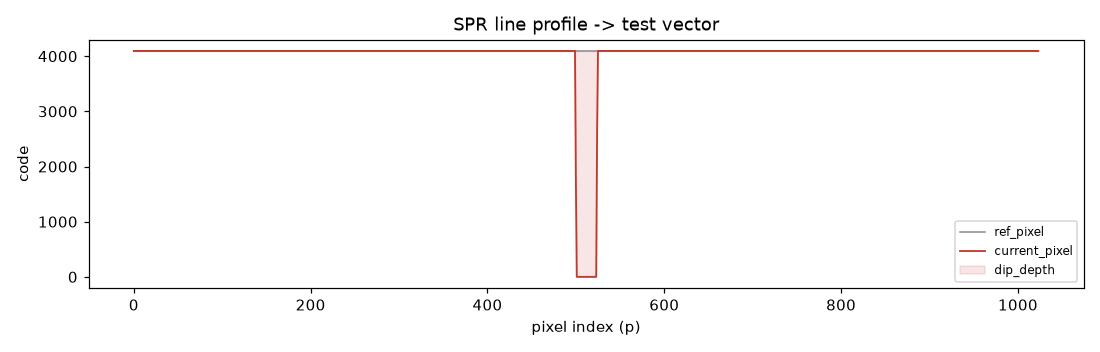
#> input picture SPRi FPGA/vectors_preview.png, 1100 x 352 px
$ python frame_to_hex.py ../vectors_preview.png
#> lines starting #> are read from the running program, lines starting #| are printed output that depends on the picture
#!/usr/bin/env python3
"""
frame_to_hex.py  --  Turn a camera frame (HAYEAR capture, or any image/video)
into $readmemh-loadable test vectors for the SPR RTL pipeline.

Pipeline facts this tool targets
--------------------------------
  * 1-D data path: IMAGE_WIDTH samples per line (default 1024; 1280 for S11661).
  * PIXEL_WIDTH = 12 bits  ->  values 0..4095  ->  3 hex nibbles per line.
  * bg_subtraction consumes BOTH ref_pixel and current_pixel every frame,
    computing dip_depth = max(ref - current, 0). So we emit two vectors.

What it does
------------
  1. Load an image, or one frame of a video.
  2. Pick a channel (grayscale luma by default; 'g' often best on a Bayer sensor).
  3. Collapse the 2-D frame to a 1-D profile along the chosen axis.
  4. Resample to exactly IMAGE_WIDTH samples if needed.
  5. Scale to 12-bit full scale (or --bits N).
  6. Write current.hex, ref.hex, a decimal/plot .txt for eyeballing, and a PNG.

The SPR dip is a DARK band (intensity drops at resonance). dip_depth is
therefore max(ref - current, 0): ref is the bright baseline, current has the dip.
"""

import argparse
import sys
from pathlib import Path

import numpy as np
from PIL import Image, ImageOps

# ---------------------------------------------------------------- loading ----
VIDEO_EXT = (".mp4", ".avi", ".mov", ".mkv", ".webm", ".m4v")


def load_frame(path, frame_idx=0):
    """Return an HxWx3 (or HxW) array. Handles image or video."""
    if path.lower().endswith(VIDEO_EXT):
        try:
            import cv2  # lazy import: skips ~0.5 s of startup for image inputs
        except ImportError:
            sys.exit("Video input needs OpenCV (cv2), which isn't installed.")
        cap = cv2.VideoCapture(path)
        if not cap.isOpened():
            sys.exit(f"Could not open video: {path}")
        cap.set(cv2.CAP_PROP_POS_FRAMES, frame_idx)
        ok, frame = cap.read()
        cap.release()
        if not ok:
            sys.exit(f"Could not read frame {frame_idx} from {path}")
        return cv2.cvtColor(frame, cv2.COLOR_BGR2RGB)  # cv2 is BGR

    with Image.open(path) as img:
        img = ImageOps.exif_transpose(img)  # respect phone orientation tag
        arr = np.asarray(img)               # keeps 16-bit TIFF precision
    if arr.ndim == 3 and arr.shape[2] == 4:  # drop alpha
        arr = arr[:, :, :3]
    return arr


# ------------------------------------------------------------- channel ext ---
_LUMA = np.array([0.299, 0.587, 0.114])  # Rec. 601
_RGB_IDX = {"r": 0, "g": 1, "b": 2}


def to_channel(frame, channel):
    """Reduce HxWx3 (or HxW) to a single-channel HxW float array."""
    if frame.ndim == 2:
        return frame.astype(np.float64, copy=False)
    if channel == "gray":
        return frame[..., :3] @ _LUMA  # single BLAS matmul, no temporaries
    try:
        return frame[:, :, _RGB_IDX[channel]].astype(np.float64)
    except KeyError:
        sys.exit(f"Unknown channel: {channel}")


# ------------------------------------------------------------- reduction -----
_REDUCERS = {
    "mean-rows": lambda c: c.mean(axis=0),  # profile indexed by column (x)
    "sum-rows":  lambda c: c.sum(axis=0),
    "mean-cols": lambda c: c.mean(axis=1),  # profile indexed by row (y)
    "sum-cols":  lambda c: c.sum(axis=1),
}


def reduce_profile(chan, mode):
    """
    Collapse a 2-D channel image to a 1-D profile.

    Axis note (still open in your design):
      * The dip runs along X (varies with COLUMN index):  use rows->  (length = W)
      * The dip runs along Y (varies with ROW index):     use cols->  (length = H)
    """
    if mode in _REDUCERS:
        return _REDUCERS[mode](chan)
    if mode.startswith("line-row"):
        n = int(mode.split("=")[1]) if "=" in mode else chan.shape[0] // 2
        return chan[n, :].astype(np.float64)
    if mode.startswith("line-col"):
        n = int(mode.split("=")[1]) if "=" in mode else chan.shape[1] // 2
        return chan[:, n].astype(np.float64)
    sys.exit(f"Unknown reduce mode: {mode}")


def resample(profile, width):
    """Resample a 1-D profile to exactly `width` samples via linear interp."""
    if len(profile) == width:
        return profile
    x_old = np.linspace(0.0, 1.0, num=len(profile))
    x_new = np.linspace(0.0, 1.0, num=width)
    return np.interp(x_new, x_old, profile)


def scale_to_bits(profile, bits, normalize):
    """Map a float profile to integer codes in [0, 2^bits - 1]."""
    full = (1 << bits) - 1
    if normalize:
        lo, hi = float(profile.min()), float(profile.max())
        span = (hi - lo) or 1.0
        codes = (profile - lo) * (full / span)
    else:
        # Assume an 8-bit source unless values exceed 255 (then use observed max)
        src_max = max(255.0, float(profile.max()))
        codes = profile * (full / src_max)
    return np.clip(np.rint(codes), 0, full).astype(np.int64)


# ---------------------------------------------------------- reference gen -----
def synth_reference(codes, method, bits):
    """
    Synthesize a background/baseline line so dip_depth = max(ref - current, 0)
    isolates the dark dip. Use only when you have no real background capture.

      flat : ref = constant at the profile max  (dip_depth = max - current)
      smooth: ref = heavily blurred current     (removes only the sharp dip)
    """
    full = (1 << bits) - 1
    if method == "flat":
        return np.full_like(codes, codes.max())
    if method == "smooth":
        # wide moving-average baseline via cumsum: O(n) instead of O(n*k)
        k = max(9, len(codes) // 8) | 1  # force odd; kernel ~ 1/8 of the line
        pad = k // 2
        padded = np.pad(codes.astype(np.float64), pad, mode="edge")
        cs = np.concatenate(([0.0], np.cumsum(padded)))
        base = (cs[k:] - cs[:-k]) / k
        return np.clip(np.rint(base), 0, full).astype(np.int64)
    sys.exit(f"Unknown --synth-ref method: {method}")


# ------------------------------------------------------------- writers -------
def write_hex(path, codes, bits, meta):
    nib = -(-bits // 4)  # ceil(bits/4)
    header = "".join(f"// {line}\n" for line in meta)
    body = "\n".join(format(v, f"0{nib}X") for v in codes.tolist())
    Path(path).write_text(header + body + "\n")


def write_report(path, cur, ref, bits):
    dip = np.maximum(ref - cur, 0)
    argmin = int(cur.argmin())
    argmax_dip = int(dip.argmax())
    table = np.column_stack((np.arange(len(cur)), cur, ref, dip))
    with open(path, "w") as f:
        f.write(f"# samples={len(cur)}  bits={bits}\n")
        f.write(f"# current: min={cur.min()} max={cur.max()} "
                f"argmin(dip pos)={argmin}\n")
        f.write(f"# dip_depth: max={dip.max()} at index {argmax_dip}\n")
        f.write("# idx  current  ref  dip_depth\n")
        np.savetxt(f, table, fmt="%5d  %5d  %5d  %5d")  # vectorized dump
    return argmin, argmax_dip, int(dip.max())


def save_plot(path, cur, ref):
    try:
        import matplotlib
        matplotlib.use("Agg")
        import matplotlib.pyplot as plt
    except ImportError:
        return False
    fig, ax = plt.subplots(figsize=(10, 3.2), dpi=110)
    ax.plot(ref, lw=1.0, label="ref_pixel", color="#888")
    ax.plot(cur, lw=1.2, label="current_pixel", color="#c0392b")
    ax.fill_between(range(len(cur)),
                    np.minimum(cur, ref), ref,
                    color="#c0392b", alpha=0.12, label="dip_depth")
    ax.set_xlabel("pixel index (p)")
    ax.set_ylabel("code")
    ax.legend(loc="lower right", fontsize=8)
    ax.set_title("SPR line profile -> test vector")
    fig.tight_layout()
    fig.savefig(path)
    plt.close(fig)
    return True


# ------------------------------------------------------------- pipeline ------
def frame_to_codes(path, args):
    """Full path->codes pipeline, shared by the current and reference frames."""
    frame = load_frame(path, args.frame)
    chan = to_channel(frame, args.channel)
    prof = resample(reduce_profile(chan, args.reduce), args.width)
    return scale_to_bits(prof, args.bits, args.normalize), frame.shape


# ---------------------------------------------------------------- main -------
def main():
    ap = argparse.ArgumentParser(description=__doc__,
                                 formatter_class=argparse.RawDescriptionHelpFormatter)
    ap.add_argument("input", help="image or video path (the measurement frame)")
    ap.add_argument("--ref", help="optional real background/calibration frame")
    ap.add_argument("--width", type=int, default=1024,
                    help="IMAGE_WIDTH samples (default 1024; use 1280 for S11661)")
    ap.add_argument("--bits", type=int, default=12, help="PIXEL_WIDTH (default 12)")
    ap.add_argument("--channel", default="gray", choices=["gray", "r", "g", "b"])
    ap.add_argument("--reduce", default="mean-rows",
                    help="mean-rows|sum-rows|mean-cols|sum-cols|line-row[=N]|line-col[=N]")
    ap.add_argument("--frame", type=int, default=0, help="video frame index")
    ap.add_argument("--normalize", action="store_true",
                    help="stretch min..max to full scale (emphasize the dip)")
    ap.add_argument("--synth-ref", default="flat", choices=["flat", "smooth"],
                    help="baseline model when --ref not given (default flat)")
    ap.add_argument("--out", default="current.hex")
    ap.add_argument("--ref-out", default="ref.hex")
    ap.add_argument("--report", default="vectors_report.txt")
    ap.add_argument("--plot", default="vectors_preview.png")
    args = ap.parse_args()

    # --- current frame -> profile -> codes ---
    cur, shape = frame_to_codes(args.input, args)
#> in load_frame, img is the input picture: PIL image 1100x352 RGBA; mean R, G, B, A 250.3, 249.2, 249.1, 255
#> in resample, `x_old = np.linspace(0.0, 1.0, num=len(profile))`: x_old = 1100 values from 0 to 1
#> in frame_to_codes, `prof = resample(reduce_profile(chan, args.reduce), args.width)`: prof = 1024 values, max 255 at index 0, min 80.81 at index 1009, mean 249.5
#> in scale_to_bits, `src_max = max(255.0, float(profile.max()))`: src_max = 255
#> in scale_to_bits, `codes = profile * (full / src_max)`: codes = 1024 values, max 4095 at index 0, min 1297.8 at index 1009, mean 4007.1
#> cur = 1024 values, max 4095 at index 0, min 1298 at index 1009, mean 4007; shape = (352, 1100, 3)

    # --- reference: real capture, else synthesized ---
    if args.ref:
        ref, _ = frame_to_codes(args.ref, args)
        ref_src = f"real capture: {args.ref}"
    else:
        ref = synth_reference(cur, args.synth_ref, args.bits)
#> ref = 1024 values from 4095 to 4095
        ref_src = f"synthesized ({args.synth_ref})"

    meta_common = [
        f"source={args.input}", f"channel={args.channel}",
        f"reduce={args.reduce}", f"width={args.width}", f"bits={args.bits}",
        f"normalize={args.normalize}",
    ]
    write_hex(args.out, cur, args.bits, meta_common + ["stream=current_pixel"])
    write_hex(args.ref_out, ref, args.bits,
              meta_common + [f"stream=ref_pixel ({ref_src})"])
    pos, dpos, dmax = write_report(args.report, cur, ref, args.bits)
#> in write_report, `dip = np.maximum(ref - cur, 0)`: dip = 1024 values, max 2797 at index 1009, min 0 at index 0, mean 87.99
#> in write_report, `argmin = int(cur.argmin())`: argmin = 1009
#> in write_report, `table = np.column_stack((np.arange(len(cur)), cur, ref, dip))`: table = 1024 rows, first 6: [0, 4095, 4095, 0], [1, 4095, 4095, 0], [2, 4095, 4095, 0], [3, 4095, 4095, 0], [4, 4095, 4095, 0], [5, 4095, 4095, 0]
#> pos = 1009; dpos = 1009; dmax = 2797
    plotted = save_plot(args.plot, cur, ref)
#> in save_plot, `fig.savefig(path)`:
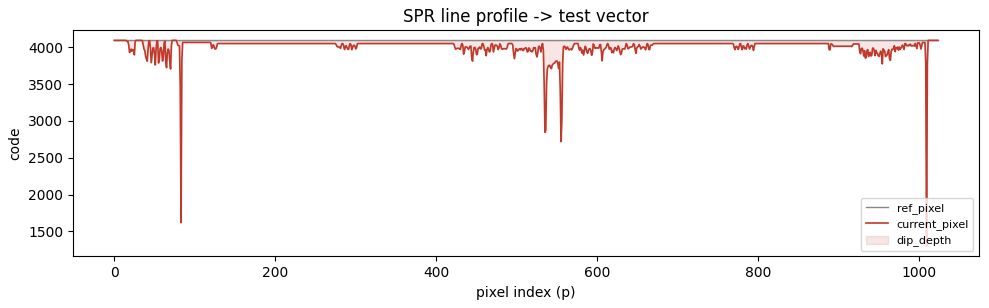
#> figure drawn by matplotlib, 1 panel; curve peaks at x = 0, y = 4095
#> plotted = True

    print(f"input frame  : {shape}")
#| input frame  : (352, 1100, 3)
    print(f"reduce/axis  : {args.reduce}  channel={args.channel}")
    print(f"reference    : {ref_src}")
    print(f"samples      : {len(cur)}  ({args.bits}-bit, "
          f"max code {(1 << args.bits) - 1})")
#| samples      : 1024  (12-bit, max code 4095)
    print(f"current: min={cur.min()} max={cur.max()}  darkest pixel @ p={pos}")
#| current: min=1298 max=4095  darkest pixel @ p=1009
    print(f"dip_depth: peak={dmax} @ p={dpos}  <- expect roi_centroid p_min near here")
#| dip_depth: peak=2797 @ p=1009  <- expect roi_centroid p_min near here
    print(f"wrote        : {args.out}, {args.ref_out}, {args.report}"
          + (f", {args.plot}" if plotted else " (plot skipped: no matplotlib)"))
#| wrote        : current.hex, ref.hex, vectors_report.txt, vectors_preview.png


if __name__ == "__main__":
    main()
